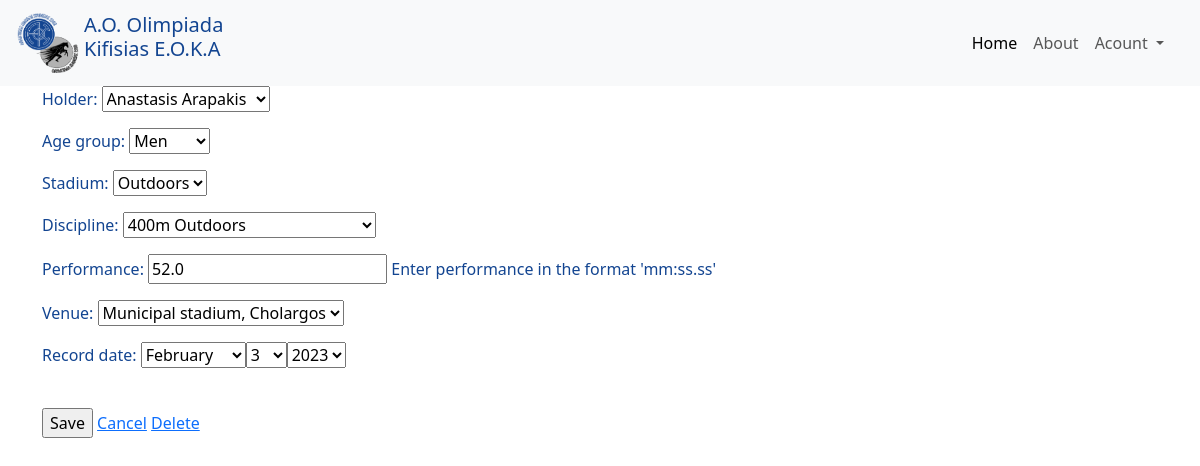
Page /records/2/ (signed in) on the committed database.
### records/models.py (models this page shows, shortened)
class Record(models.Model):
    user = models.ForeignKey(User, blank=True, null=True, on_delete=models.SET_NULL)
    holder = models.ForeignKey(Athlete, blank=True, null=True, on_delete=models.SET_NULL)
    age_group = models.ForeignKey(AgeGroup, blank=True, null=True, on_delete=models.SET_NULL)
    discipline = models.ForeignKey(Discipline, blank=True, null=True, on_delete=models.SET_NULL)
    venue = models.ForeignKey(Venue, blank=True, null=True, on_delete=models.SET_NULL)
    stadium = models.ForeignKey(Stadium, blank=True, null=True, on_delete=models.SET_NULL)
    performance = models.FloatField(blank=False, null=True)
    record_date = models.DateField(auto_now=False, auto_now_add=False, null=True, blank=True)
    timestamp = models.DateTimeField(auto_now_add=True)
    updated = models.DateTimeField(auto_now=True)
    def get_delete_url(self):
        return f'/records/{self.pk}/delete/'
    class Meta:
        ordering = ['performance', '-record_date']
        unique_together = [['holder', 'discipline', 'performance']]
        db_table = 'Olimpiada records'

class AgeGroup(models.Model):
    age_group = models.CharField(max_length=10)
    def __str__(self):
        return self.age_group

class Discipline(models.Model):
    stadium = models.ForeignKey(Stadium, on_delete=models.CASCADE)
    name = models.CharField(max_length=25)
    class Meta:
        unique_together = [('stadium', 'name')]
    def __str__(self):
        return f"{self.name} {self.stadium}"

### records/views.py (the view, shortened to what this page needs)
# urls.py: path('records/<int:pk>/', RecordUpdateView.as_view(), name='records-update'),
class RecordUpdateView(LoginRequiredMixin, UpdateView):
    form_class = RecordForm
    model = Record
    template_name_suffix = '_detail'
    def get_queryset(self):
        return Record.objects.filter(user=self.request.user)

### records/models.py (called while the page is built)
    @property
    def full_name(self):
        return f"{self.first_name} {self.last_name}"

    def __str__(self):
        return self.full_name

    def __str__(self):
        return self.name

    def __str__(self):
        return f"{self.stadium_name}, {self.area}"

### records/views.py (called while the page is built)
    @method_decorator(login_required)
    def dispatch(self, request, *args, **kwargs):
        return super(LoginRequiredMixin, self).dispatch(request, *args, **kwargs)

### templates/records/record_detail.html
{% extends "base.html" %}
{% block content %}
    {% if form %}
        {% include 'forms.html' with form=form delete_url=object.get_delete_url %}
    {% endif %}
{% endblock %}

### templates/forms.html (shortened to what this page needs)
{% block content %}
<form method="post"  id="recordForm" data-discipline-url="{% url 'ajax_load_disciplines' %}" >
  {{ form.as_p }} <br>
  <input type="submit" value="Save"/>
    <a href="/">Cancel</a>
  {% if delete_url %}
    <a href="{{delete_url}}">Delete</a>
  {% endif %}
</form>
{% endblock %}

### rows in the picture
Record: holder "Anastasis Arapakis", discipline "400m Outdoors", performance "52.0", venue "Municipal stadium, Cholargos"
AgeGroup: age_group "Men"
Discipline: stadium "Outdoors"
